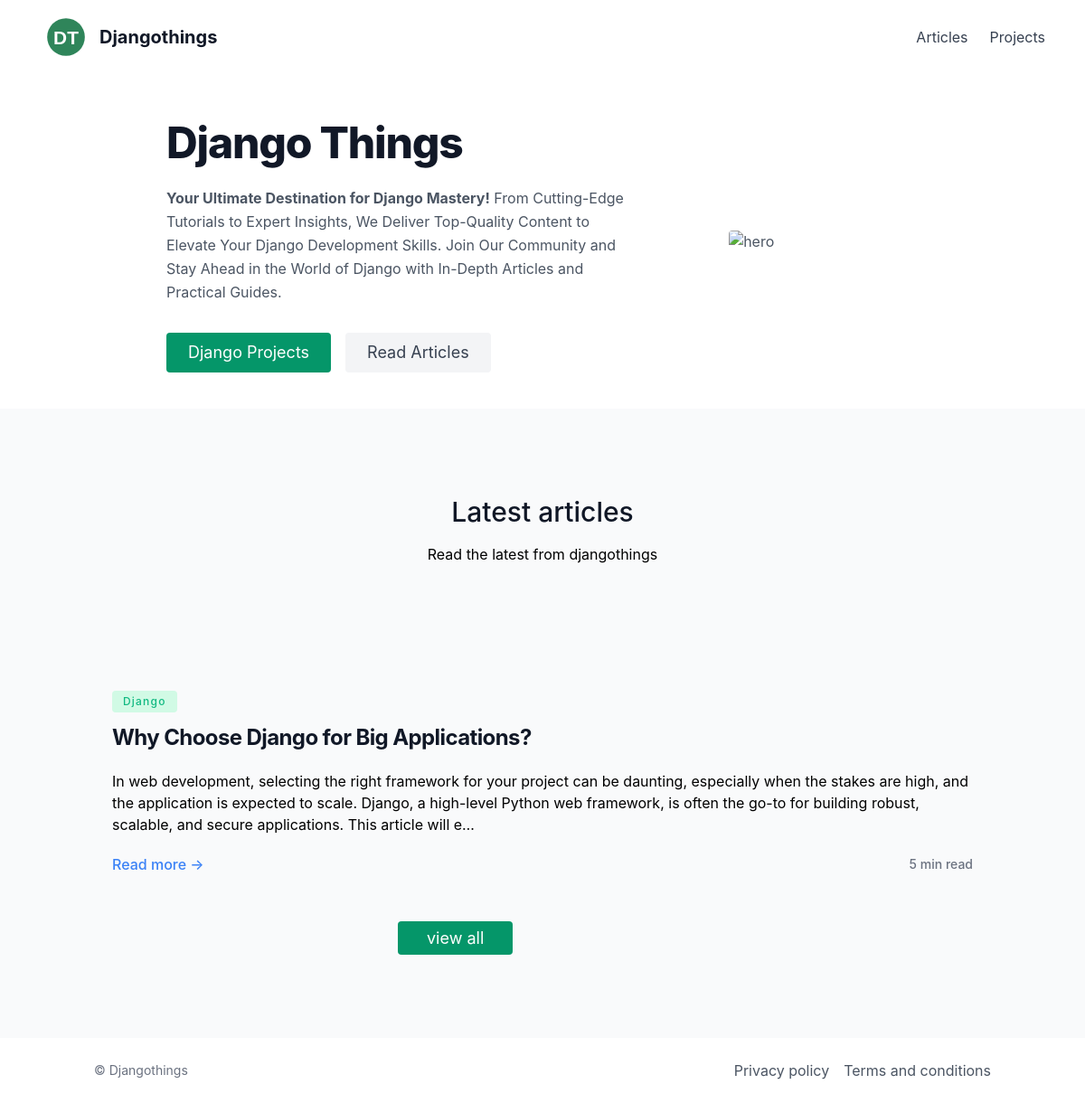
The page / on the database its author committed.
### blog/models.py (models this page shows, shortened)
class POSTCategory(models.Model):
    category_name = models.CharField(max_length=50)
    class Meta:
        verbose_name = "PostCategory"
        verbose_name_plural = "Categories"
    def __str__(self):
        return self.category_name

class Post(models.Model):
    title = models.CharField(max_length=1000)
    content = RichTextUploadingField(null=True, blank=True)
    slug = models.SlugField(max_length=1000, null=True, blank=True)
    author = models.ForeignKey(Profile, on_delete=models.CASCADE)
    categories = models.ManyToManyField(POSTCategory)
    read_time = models.CharField(max_length=100, null=True, default='5')
    toc = RichTextField(null=True, blank=True)
    created_at = models.DateTimeField(auto_now_add=True)
    updated_at = models.DateTimeField(auto_now=True)
    class Meta:
        ordering = ['-created_at']

### blog/views.py (the view)
# urls.py: path('', home, name='home'),
def home(request):
    posts = Post.objects.all()[:5]
    context = {'posts': posts}
    return render(request, 'blog/index.html', context)

### blog/templates/blog/index.html (shortened to what this page needs)
{% extends 'blog/main.html' %}
{% load static %}
{% block content %}
    <div class="content overflow-hidden">
        <div class="dark:bg-slate-800 dark:text-gray-300">
          <section class="text-gray-600 body-font bg-white dark:bg-slate-900">
            <div class="container mx-auto flex md:px-24 md:py-10 md:flex-row flex-col items-center">
              <div class="lg:flex-grow mt-5 md:mt-0 md:w-1.5/2 lg:pr-24 md:pr-16 flex flex-col md:items-start md:text-left mb-16 md:mb-0 items-center text-center">
                <h1 class="text-2xl font-extrabold leading-9 tracking-tight mb-3 text-gray-900 dark:text-gray-100 sm:text-4xl sm:leading-10 md:text-5xl md:leading-normal">Django Things</h1>
                <p class="mb-8 md:pl-0 pl-2 pr-2 leading-relaxed dark:text-gray-300"><strong>Your Ultimate Destination for Django Mastery!</strong> From Cutting-Edge Tutorials to Expert Insights, We Deliver Top-Quality Content to Elevate Your Django Development Skills. Join Our Community and Stay Ahead in the World of Django with In-Depth Articles and Practical Guides.</p>
                <div class="flex justify-center">
                  <a href="{% url 'django-projects' %}" class="inline-flex text-white bg-emerald-600 border-0 py-2 px-6 focus:outline-none hover:bg-emerald-700 rounded text-lg">Django Projects</a>
                  <a href="{% url 'articles' %}" class="ml-4 inline-flex text-gray-700 bg-gray-100 border-0 py-2 px-6 focus:outline-none hover:bg-gray-200 rounded text-lg">Read Articles</a>
                </div>
              </div>
              <div class="lg:max-w-lg lg:w-full mb-5 md:mb-0 md:w-1/2 w-3/6">
                <img class="object-cover object-center rounded" src="{% static 'images/djangocentral_hero.svg' %}" alt="hero">
              </div>
            </div>
          </section>
        </div>
      </div>
    <section class="body-font bg-gray-50 dark:bg-slate-800">
        <div class="container px-5 py-24 mx-auto">
          <div class="flex flex-col text-center w-full mb-20">
            <h1 class="sm:text-3xl text-2xl font-medium title-font mb-4 text-gray-900 dark:text-gray-100">Latest articles</h1>
            <p class="lg:w-2/3 mx-auto leading-relaxed text-base dark:text-gray-300">Read the latest from djangothings</p>
          </div>
          <div class="flex flex-wrap -m-4">
            <div class="flex xl:max-w-4xl px-8 py-10 mx-auto flex-wrap -m-4">
              <ul class="divide-y divide-gray-300 dark:divide-gray-600">
                {% for post in posts %}
                <li class="py-12">
                {% for category in post.categories.all %}
                <a href="#">
                    <span class="inline-block py-1 px-3 rounded bg-emerald-100 mb-3 text-emerald-500 dark:bg-slate-700 dark:text-gray-300 text-xs font-medium tracking-widest">{{ category }}</span>
                </a>
                {% endfor %}
                  <h2 class="text-2xl font-bold leading-8 tracking-tight">
                    <a class="text-gray-900 dark:text-gray-100" href="{% url 'single-post' post.slug %}">{{ post.title }}</a>
                  </h2>
                  <div class="mt-5">{{ post.content| striptags|slice:':300'|safe }}…</div>
                  <div class="text-base font-medium mt-5 leading-6">
                    <a class="text-primary-500 hover:text-primary-600 dark:hover:text-primary-400" href="{% url 'single-post' post.slug %}">Read more →</a>
                    <p class="text-sm float-right font-medium leading-6 text-gray-500 dark:text-gray-400">{{post.read_time}} min read</p>
                  </div>
                </li>
                {% endfor %}
              </ul>
            </div>
          </div>
          <div class="mx-auto max-w-xs">
            <a href="{% url 'articles' %}" class="px-8 py-2 mt-16 text-white bg-emerald-600 border-0 focus:outline-none hover:bg-emerald-600 rounded text-lg">view all</a>
          </div>
        </div>
      </section>
{% endblock %}

### rows shown on the page
Post: title "Why Choose Django for Big Applications?", content "In web development, selecting the right framework for your project can be daunting, especially when the stakes are high, and the application is expected to scale. Django, a high-level Python web framework, is often the go-to for building robust, scalable, and secure applications. This article will e", read_time "5"
POSTCategory: category_name "Django"
